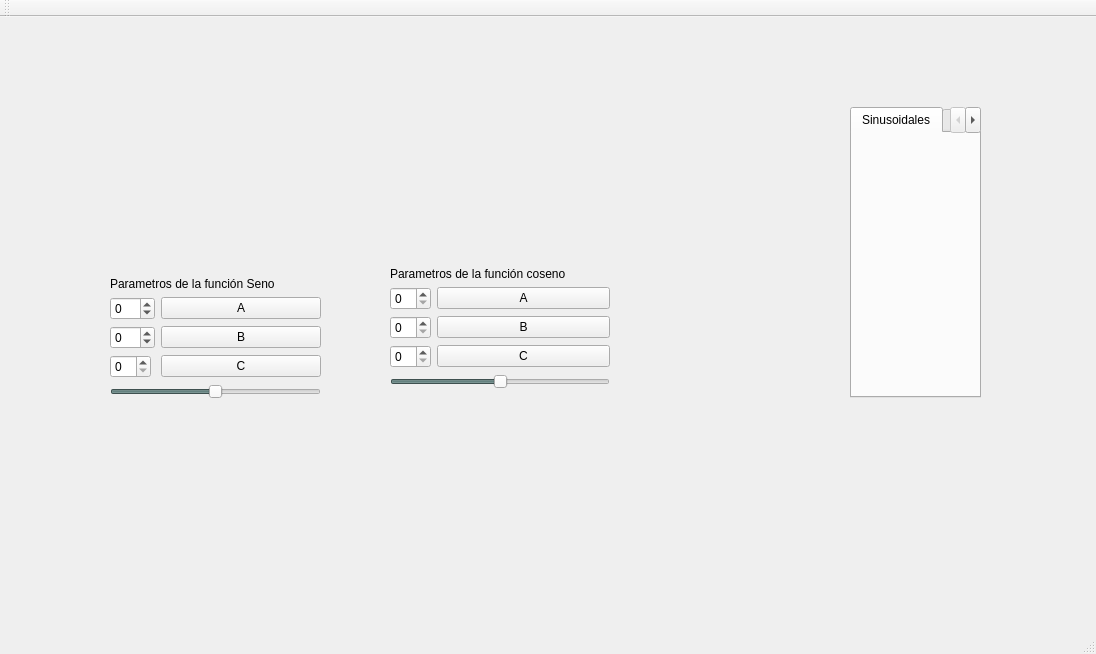
<?xml version="1.0" encoding="UTF-8"?>
<ui version="4.0">
 <class>Fondo</class>
 <widget class="QMainWindow" name="Fondo">
  <property name="geometry">
   <rect>
    <x>0</x>
    <y>0</y>
    <width>1096</width>
    <height>654</height>
   </rect>
  </property>
  <property name="palette">
   <palette>
    <active>
     <colorrole role="Highlight">
      <brush brushstyle="SolidPattern">
       <color alpha="255">
        <red>87</red>
        <green>112</green>
        <blue>110</blue>
       </color>
      </brush>
     </colorrole>
    </active>
    <inactive>
     <colorrole role="Highlight">
      <brush brushstyle="SolidPattern">
       <color alpha="255">
        <red>87</red>
        <green>112</green>
        <blue>110</blue>
       </color>
      </brush>
     </colorrole>
    </inactive>
    <disabled/>
   </palette>
  </property>
  <property name="font">
   <font>
    <bold>false</bold>
    <underline>false</underline>
    <strikeout>false</strikeout>
    <kerning>false</kerning>
   </font>
  </property>
  <property name="windowTitle">
   <string>Trigonometry Viewer</string>
  </property>
  <property name="autoFillBackground">
   <bool>false</bool>
  </property>
  <property name="unifiedTitleAndToolBarOnMac">
   <bool>false</bool>
  </property>
  <widget class="QWidget" name="centralwidget">
   <widget class="QTabWidget" name="Tab_principal">
    <property name="geometry">
     <rect>
      <x>850</x>
      <y>90</y>
      <width>131</width>
      <height>291</height>
     </rect>
    </property>
    <property name="sizePolicy">
     <sizepolicy hsizetype="Preferred" vsizetype="Preferred">
      <horstretch>0</horstretch>
      <verstretch>0</verstretch>
     </sizepolicy>
    </property>
    <property name="currentIndex">
     <number>0</number>
    </property>
    <widget class="QWidget" name="tab">
     <attribute name="title">
      <string>Sinusoidales</string>
     </attribute>
    </widget>
    <widget class="QWidget" name="tab_2">
     <attribute name="title">
      <string>Circulo Unitario</string>
     </attribute>
     <widget class="QLabel" name="label_angulo">
      <property name="geometry">
       <rect>
        <x>370</x>
        <y>340</y>
        <width>54</width>
        <height>17</height>
       </rect>
      </property>
      <property name="text">
       <string>Angulo °</string>
      </property>
     </widget>
     <widget class="QLabel" name="label_catad">
      <property name="geometry">
       <rect>
        <x>20</x>
        <y>340</y>
        <width>101</width>
        <height>17</height>
       </rect>
      </property>
      <property name="text">
       <string>Cateto Adyacente</string>
      </property>
     </widget>
     <widget class="QLabel" name="label_hipo">
      <property name="geometry">
       <rect>
        <x>260</x>
        <y>340</y>
        <width>71</width>
        <height>20</height>
       </rect>
      </property>
      <property name="text">
       <string>Hipotenusa</string>
      </property>
     </widget>
     <widget class="QDoubleSpinBox" name="anguloSpinBox">
      <property name="geometry">
       <rect>
        <x>370</x>
        <y>300</y>
        <width>62</width>
        <height>26</height>
       </rect>
      </property>
      <property name="minimum">
       <double>0.000000000000000</double>
      </property>
      <property name="maximum">
       <double>180.000000000000000</double>
      </property>
      <property name="value">
       <double>0.000000000000000</double>
      </property>
     </widget>
     <widget class="QLabel" name="label_catop">
      <property name="geometry">
       <rect>
        <x>140</x>
        <y>340</y>
        <width>91</width>
        <height>16</height>
       </rect>
      </property>
      <property name="text">
       <string>Cateto opuesto</string>
      </property>
     </widget>
     <widget class="QDoubleSpinBox" name="catopSpinBox">
      <property name="geometry">
       <rect>
        <x>121</x>
        <y>300</y>
        <width>91</width>
        <height>26</height>
       </rect>
      </property>
     </widget>
     <widget class="QDoubleSpinBox" name="hipoSpinBox">
      <property name="geometry">
       <rect>
        <x>260</x>
        <y>300</y>
        <width>62</width>
        <height>26</height>
       </rect>
      </property>
     </widget>
     <widget class="QDoubleSpinBox" name="catadSpinBox">
      <property name="geometry">
       <rect>
        <x>21</x>
        <y>306</y>
        <width>81</width>
        <height>20</height>
       </rect>
      </property>
     </widget>
    </widget>
   </widget>
   <widget class="QWidget" name="verticalLayoutWidget">
    <property name="geometry">
     <rect>
      <x>20</x>
      <y>10</y>
      <width>361</width>
      <height>231</height>
     </rect>
    </property>
    <layout class="QVBoxLayout" name="GraficoSeno">
     <property name="leftMargin">
      <number>3</number>
     </property>
    </layout>
   </widget>
   <widget class="QWidget" name="verticalLayoutWidget_2">
    <property name="geometry">
     <rect>
      <x>390</x>
      <y>10</y>
      <width>381</width>
      <height>231</height>
     </rect>
    </property>
    <layout class="QVBoxLayout" name="GraficoCoseno"/>
   </widget>
   <widget class="QWidget" name="formLayoutWidget_2">
    <property name="geometry">
     <rect>
      <x>110</x>
      <y>260</y>
      <width>211</width>
      <height>181</height>
     </rect>
    </property>
    <layout class="QFormLayout" name="Layout_parametros_seno">
     <item row="0" column="0" colspan="2">
      <widget class="QLabel" name="label_2">
       <property name="text">
        <string>Parametros de la función Seno</string>
       </property>
      </widget>
     </item>
     <item row="1" column="0">
      <widget class="QSpinBox" name="spinBox_A_seno">
       <property name="minimum">
        <number>-50</number>
       </property>
       <property name="maximum">
        <number>50</number>
       </property>
      </widget>
     </item>
     <item row="1" column="1">
      <widget class="QPushButton" name="A_seno">
       <property name="text">
        <string>A</string>
       </property>
      </widget>
     </item>
     <item row="2" column="0">
      <widget class="QSpinBox" name="spinBox_B_seno">
       <property name="minimum">
        <number>-50</number>
       </property>
       <property name="maximum">
        <number>50</number>
       </property>
      </widget>
     </item>
     <item row="2" column="1">
      <widget class="QPushButton" name="B_seno">
       <property name="text">
        <string>B</string>
       </property>
      </widget>
     </item>
     <item row="3" column="0">
      <widget class="QSpinBox" name="spinBox_C_seno"/>
     </item>
     <item row="3" column="1">
      <widget class="QPushButton" name="C_seno">
       <property name="text">
        <string>C</string>
       </property>
      </widget>
     </item>
     <item row="4" column="0" colspan="2">
      <widget class="QSlider" name="Desplazamiento_horizontal_seno">
       <property name="cursor">
        <cursorShape>OpenHandCursor</cursorShape>
       </property>
       <property name="minimum">
        <number>-10</number>
       </property>
       <property name="maximum">
        <number>10</number>
       </property>
       <property name="singleStep">
        <number>1</number>
       </property>
       <property name="orientation">
        <enum>Qt::Orientation::Horizontal</enum>
       </property>
       <property name="invertedAppearance">
        <bool>false</bool>
       </property>
       <property name="invertedControls">
        <bool>false</bool>
       </property>
      </widget>
     </item>
    </layout>
   </widget>
   <widget class="QWidget" name="formLayoutWidget">
    <property name="geometry">
     <rect>
      <x>390</x>
      <y>250</y>
      <width>220</width>
      <height>211</height>
     </rect>
    </property>
    <layout class="QFormLayout" name="Layout_parametros_coseno">
     <item row="1" column="0">
      <widget class="QSpinBox" name="spinBox_A_coseno"/>
     </item>
     <item row="1" column="1">
      <widget class="QPushButton" name="A_coseno">
       <property name="text">
        <string>A</string>
       </property>
      </widget>
     </item>
     <item row="2" column="0">
      <widget class="QSpinBox" name="spinBox_B_coseno"/>
     </item>
     <item row="2" column="1">
      <widget class="QPushButton" name="B_coseno">
       <property name="text">
        <string>B</string>
       </property>
      </widget>
     </item>
     <item row="3" column="0">
      <widget class="QSpinBox" name="spinBox_C_coseno"/>
     </item>
     <item row="3" column="1">
      <widget class="QPushButton" name="C_coseno">
       <property name="text">
        <string>C</string>
       </property>
      </widget>
     </item>
     <item row="0" column="0" colspan="2">
      <widget class="QLabel" name="label">
       <property name="text">
        <string>Parametros de la función coseno</string>
       </property>
      </widget>
     </item>
     <item row="4" column="0" colspan="2">
      <widget class="QSlider" name="Desplazamiento_horizontal_coseno">
       <property name="cursor">
        <cursorShape>OpenHandCursor</cursorShape>
       </property>
       <property name="minimum">
        <number>-10</number>
       </property>
       <property name="maximum">
        <number>10</number>
       </property>
       <property name="singleStep">
        <number>1</number>
       </property>
       <property name="orientation">
        <enum>Qt::Orientation::Horizontal</enum>
       </property>
       <property name="invertedAppearance">
        <bool>false</bool>
       </property>
       <property name="invertedControls">
        <bool>false</bool>
       </property>
      </widget>
     </item>
    </layout>
   </widget>
  </widget>
  <widget class="QStatusBar" name="statusbar"/>
  <widget class="QToolBar" name="toolBar">
   <property name="windowTitle">
    <string>toolBar</string>
   </property>
   <attribute name="toolBarArea">
    <enum>TopToolBarArea</enum>
   </attribute>
   <attribute name="toolBarBreak">
    <bool>false</bool>
   </attribute>
  </widget>
 </widget>
 <resources/>
 <connections/>
</ui>
